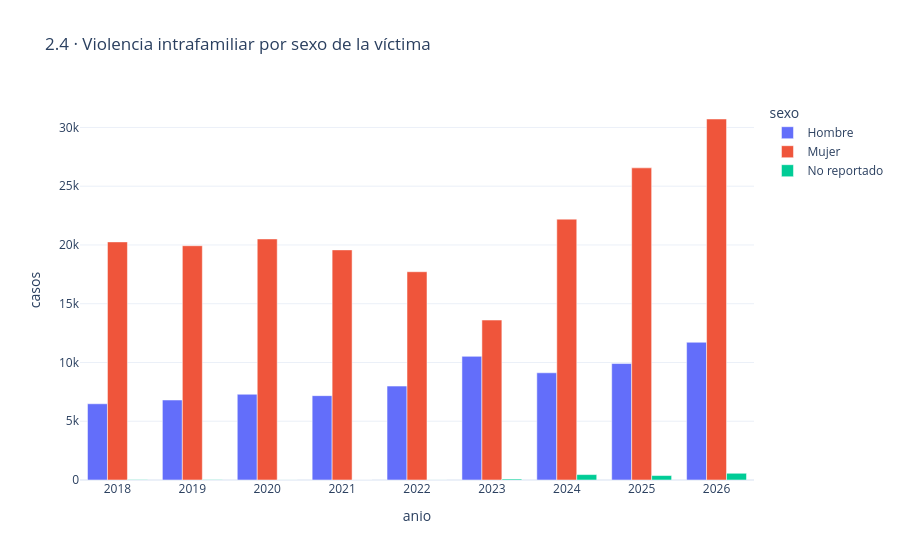

Notebook source saved alongside this figure:
### Markdown cell above
## 2.4 ¿Quiénes son las víctimas? Sexo

### Code cell
vif = dfv[dfv["delito"] == C.DELITO_FOCO]
sexo = vif.groupby(["anio", "sexo"], as_index=False)["casos"].sum()
px.bar(sexo, x="anio", y="casos", color="sexo", barmode="group", title="2.4 · Violencia intrafamiliar por sexo de la víctima")

### Figure 1 — Plotly figure (JSON) as saved in the notebook; plotly's stock layout.template omitted (floating-point values rounded to 4 significant figures)
{"data": [{"alignmentgroup": "True", "hovertemplate": "sexo=Hombre<br>anio=%{x}<br>casos=%{y}<extra></extra>", "legendgroup": "Hombre", "marker": {"color": "#636efa", "pattern": {"shape": ""}}, "name": "Hombre", "offsetgroup": "Hombre", "orientation": "v", "showlegend": true, "textposition": "auto", "type": "bar", "x": [2018, 2019, 2020, 2021, 2022, 2023, 2024, 2025, 2026], "xaxis": "x", "y": [6486, 6807, 7297, 7178, 7992, 10521, 9123, 9910, 11721], "yaxis": "y"}, {"alignmentgroup": "True", "hovertemplate": "sexo=Mujer<br>anio=%{x}<br>casos=%{y}<extra></extra>", "legendgroup": "Mujer", "marker": {"color": "#EF553B", "pattern": {"shape": ""}}, "name": "Mujer", "offsetgroup": "Mujer", "orientation": "v", "showlegend": true, "textposition": "auto", "type": "bar", "x": [2018, 2019, 2020, 2021, 2022, 2023, 2024, 2025, 2026], "xaxis": "x", "y": [20261, 19935, 20513, 19581, 17723, 13610, 22198, 26561, 30719], "yaxis": "y"}, {"alignmentgroup": "True", "hovertemplate": "sexo=No reportado<br>anio=%{x}<br>casos=%{y}<extra></extra>", "legendgroup": "No reportado", "marker": {"color": "#00cc96", "pattern": {"shape": ""}}, "name": "No reportado", "offsetgroup": "No reportado", "orientation": "v", "showlegend": true, "textposition": "auto", "type": "bar", "x": [2018, 2019, 2020, 2021, 2022, 2023, 2024, 2025, 2026], "xaxis": "x", "y": [29, 26, 4, 2, 4, 84, 461, 379, 573], "yaxis": "y"}], "layout": {"barmode": "group", "legend": {"title": {"text": "sexo"}, "tracegroupgap": 0}, "title": {"text": "2.4 · Violencia intrafamiliar por sexo de la víctima"}, "xaxis": {"anchor": "y", "domain": [0, 1], "title": {"text": "anio"}}, "yaxis": {"anchor": "x", "domain": [0, 1], "title": {"text": "casos"}}}}
